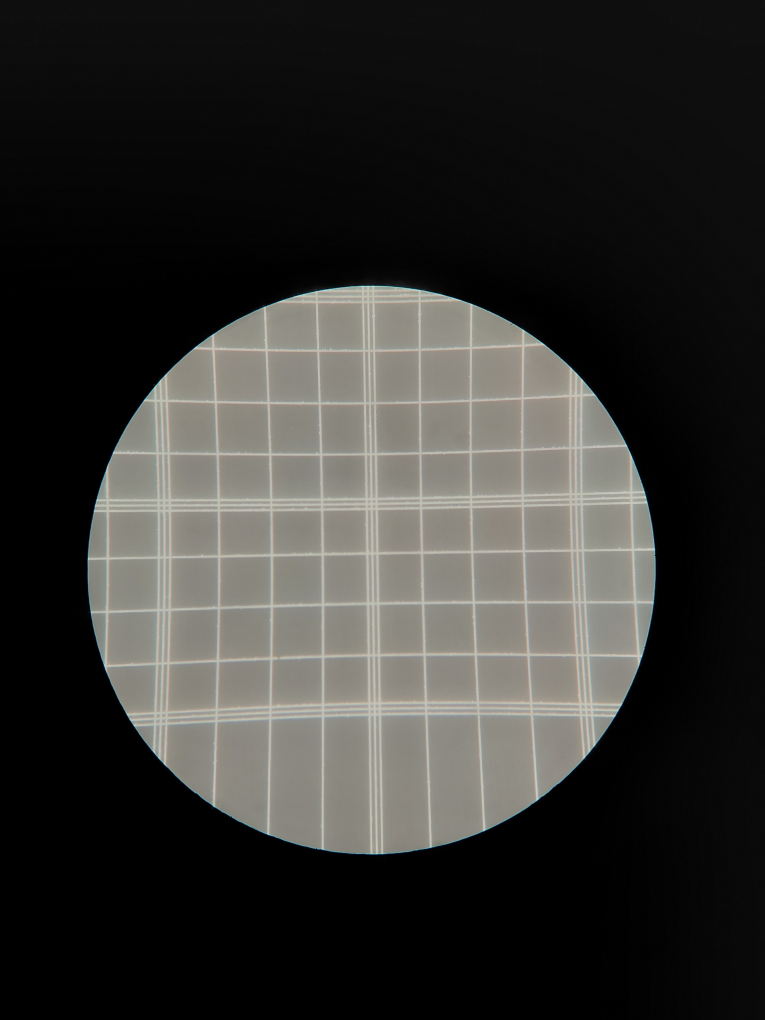
#> input picture Test_img/Error01.jpg, 3060 x 4080 px (shown at 1/4 size)
$ python -i Bai_toan_buong_dem_ver2.py   (imports and definitions only)
#> lines starting #> are read from the running program, lines starting #| are printed output that depends on the picture; after the words box and inside, x2 and y2 are one past the last pixel; in counts of white or black regions, pixels touching at a corner belong together
import cv2
import numpy as np
import sys
from pathlib import Path
from matplotlib import pyplot as plt
from collections import deque
import math


# -------------------------------------------------------------
# [5 lines left out: function Show_Histogram_Board, not called in this run]


def Find_suitable_threshold_ver2(img):
    h, bins = np.histogram(img.astype(np.uint8), range(255))
    h[:30] = [0] * 30
    L = 0
    R = 255
    M = (L + R) // 2
    BigSum = sum(h)
    while L < M < R:
        SmallSum = sum(h[:M])
        if SmallSum > BigSum * 0.7:
            R = M
        else:
            L = M
        M = (L + R) // 2
    return M


def Erode(img, size=5, repeat=1):
    kernel = np.ones((size, size), np.uint8)

    # The first parameter is the original image,
    # kernel is the matrix with which image is
    # convolved and third parameter is the number
    # of iterations, which will determine how much
    # you want to erode/dilate a given image.
    img_erosion = cv2.erode(img, kernel, iterations=repeat)
    return img_erosion


def Dilatation(img, size=5, repeat=1):
    kernel = np.ones((size, size), np.uint8)
    img_dilatation = cv2.dilate(img, kernel, iterations=repeat)
    return img_dilatation


def Contour(img, show_process=False, origin_img=None):
    rows, cols = img.shape
    Min_y = 0
    Max_y = rows
    while not any(img[Min_y]):
        Min_y += 1
    while not any(img[Max_y - 1]):
        Max_y -= 1
    Min_x = 0
    Max_x = cols
    while not any(img[Min_y:Max_y, Min_x]):
        Min_x += 1
    while not any(img[Min_y:Max_y, Max_x - 1]):
        Max_x -= 1
    # if show_process:
    #     cv2.rectangle(origin_img, (Min_x, Min_y), (Max_x, Max_y), (255, 255, 0), 5)
    Big_S = (Max_y - Min_y) * (Max_x - Min_x)
    img = ~img
    contours, hierarchy = cv2.findContours(img, 1, 2)
    Big_box = [[None]]
    Areas = list()
    for cnt in contours:
        x, y, w, h = cv2.boundingRect(cnt)
        rect = cv2.minAreaRect(cnt)
        box = cv2.boxPoints(rect)
        box = np.intp(box)
        area = cv2.contourArea(box)
        Areas.append(area / Big_S)
        if Big_S * 0.2 <= area <= Big_S * 0.3:
            Big_box = box.copy()
            # [24 lines of commented-out code are left out]
            break
    # [4 lines of commented-out code are left out]
    return Big_box


def Binary_Threshold(img, threshold=180):
    ret, th2 = cv2.threshold(img, threshold, 255, cv2.THRESH_BINARY)
    return th2


def Load_img(win_path):
    path_universal = Path(win_path)
    img = cv2.imread(path_universal, cv2.IMREAD_GRAYSCALE)
    assert img is not None, "file could not be read, check with os.path.exists()"
    return img


def Load_img_in_color(win_path):
    path_universal = Path(win_path)
    img = cv2.imread(path_universal)
    assert img is not None, "file could not be read, check with os.path.exists()"
    return img


# [37 lines left out: function Count_nonzero_num, not called in this run]


def Adjust_Big_square_coordinates(Big_box, bin_img, show_process=False):
    Stop = False
    Loop_time = 0
    Centre_of_Big_box = [
        sum([Big_box[i][0] for i in range(4)]) / 4,
        sum([Big_box[i][1] for i in range(4)]) / 4,
    ]
    Important_area = Big_box.copy()
    for i in range(4):
        Important_area[i][0] = (
            Centre_of_Big_box[0] + (Big_box[i][0] - Centre_of_Big_box[0]) * 1.02
        )
        Important_area[i][1] = (
            Centre_of_Big_box[1] + (Big_box[i][1] - Centre_of_Big_box[1]) * 1.02  # 0.95
        )

    maskImage = np.zeros(bin_img.shape, dtype=np.uint8)
    # plt.figure(figsize=(10, 10))
    # plt.imshow(maskImage, cmap=plt.cm.gray)
    # plt.show()
    cv2.drawContours(maskImage, [Important_area], 0, 255, -1)
    bin_img = cv2.bitwise_and(bin_img, maskImage)

    plt.figure(figsize=(10, 10))
    plt.imshow(bin_img, cmap=plt.cm.gray)
    plt.show()

    temp_bin_img = bin_img.copy()
    NonZero_num = Count_nonzero_num(Big_box, temp_bin_img)
    # if show_process:
    #     print("====== Non Zero num: ", NonZero_num, "    =============== !")

    while not Stop:
        Best_way = [-1, -1, -1]
        for i in range(4):
            for offset_x in range(-10, 11, 1):  # -10,11,1  -11,12,2
                for offset_y in range(-10, 11, 1):  # -10,11,1
                    if offset_x == offset_y == 0:
                        continue
                    temp_bin_img = bin_img.copy()
                    Big_box[i][0] += offset_x
                    Big_box[i][1] += offset_y
                    temp_NonZero_num = Count_nonzero_num(
                        Big_box, temp_bin_img, show_process=False
                    )
                    if temp_NonZero_num < NonZero_num:
                        NonZero_num = temp_NonZero_num
                        Best_way = [offset_x, offset_y, i]
                        # Count_nonzero_num(Big_box, temp_bin_img, show_process=True)
                    Big_box[i][0] -= offset_x
                    Big_box[i][1] -= offset_y
        if Best_way != [-1, -1, -1]:

            Big_box[Best_way[2]][0] += Best_way[0]
            Big_box[Best_way[2]][1] += Best_way[1]
            # if show_process:
            #     print("Best way: ", Best_way)
            #     Count_nonzero_num(Big_box, temp_bin_img, show_process=True)
        else:
            break
        Loop_time += 1
        if Loop_time == 50:
            Stop = True
            if show_process:
                print("----    Stop by time out    ------------------")
    # if show_process:
    #     print("Best Ans:", NonZero_num, "Loop time", Loop_time, "   =============\n\n")
    return Big_box


# [428 lines left out: functions Collect_related_points, Collect_points_in_same_coordinate, Smallest_area, Count_0_125, Adjust_point_coordinate, Adjust_Small_squares_coordinates and 5 more, not called in this run]


def Process_with_path(win_path, show_process=False):
    img = Load_img(win_path)
    origin_img = Load_img_in_color(win_path)
#> in Load_img_in_color, img is the input picture: shape (4080, 3060, 3); mean B, G, R 48.7, 51.5, 52.2
    rows, cols = img.shape
#> rows = 4080; cols = 3060
    Threshold = Find_suitable_threshold_ver2(img)
#> in Find_suitable_threshold_ver2, `h, bins = np.histogram(img.astype(np.uint8), range(255))`: h = 254 values, max 3129002 at index 0, min 0 at index 222, mean 49152.8; bins = 255 values from 0 to 254
#> in Find_suitable_threshold_ver2, `BigSum = sum(h)`: BigSum = 4065644
#> the loop in Find_suitable_threshold_ver2, `while L < M < R:` made 8 passes
#> SmallSum on passes 1 to 8: 12623, 3976016, 3377610, 2203464, 3067215, 2782489, 2946682, 2871653
#> Threshold = 147
    img = Binary_Threshold(img, Threshold)
#> in Binary_Threshold, `ret, th2 = cv2.threshold(img, threshold, 255, cv2.THRESH_BINARY)`:
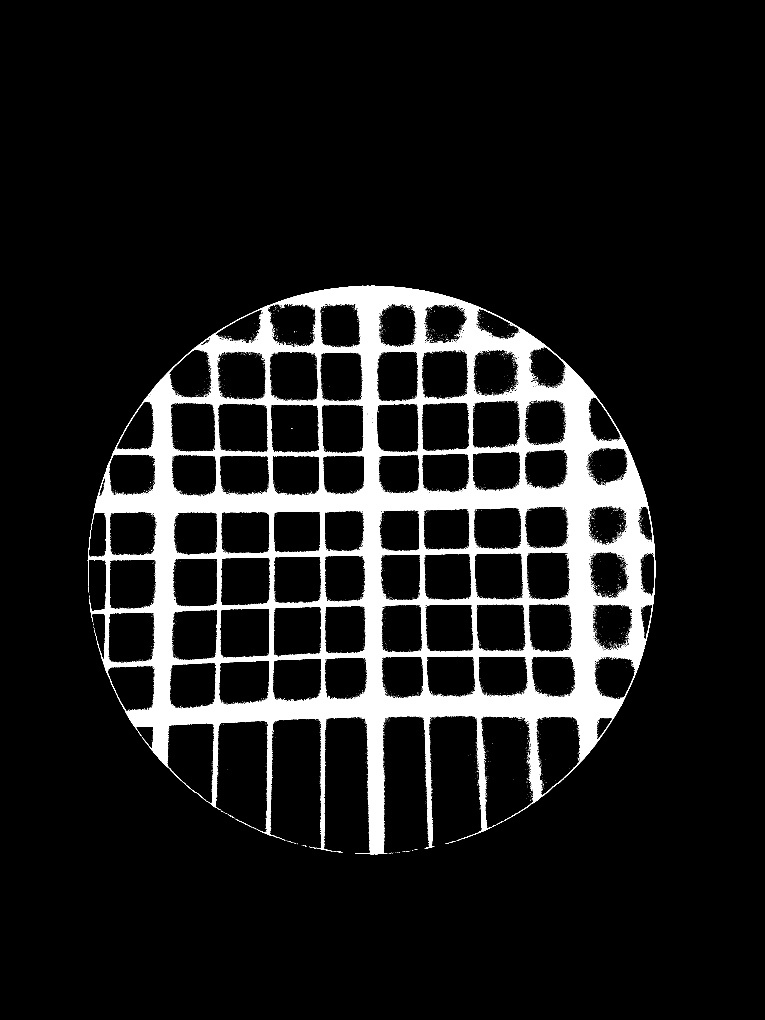
#> th2: shape (4080, 3060) (shown at 1/4 size); 9.6% white; 8844 white regions (8791 under 20 px), largest, box (x1, y1, x2, y2) and area: (351, 1143, 2621, 3417) 1171152, (943, 3276, 1003, 3307) 97, (357, 2108, 366, 2167) 89
    BigSquareImg = Dilatation(img, size=3, repeat=6)
#> in Dilatation, `img_dilatation = cv2.dilate(img, kernel, iterations=repeat)`:
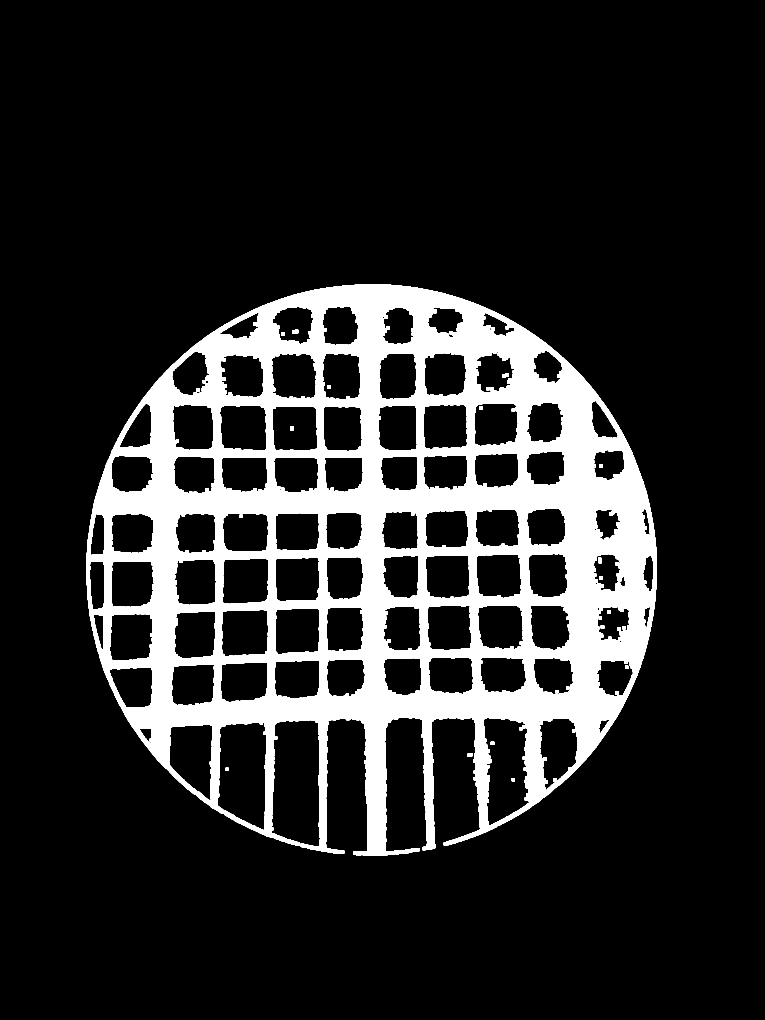
#> img_dilatation: shape (4080, 3060) (shown at 1/4 size); 15.4% white; 33 white regions, largest, box (x1, y1, x2, y2) and area: (345, 1137, 2627, 3423) 1921366, (1170, 1319, 1193, 1335) 341, (2010, 1494, 2035, 1511) 329
    BigSquareImg = Erode(BigSquareImg, size=3, repeat=12)
#> in Erode, `img_erosion = cv2.erode(img, kernel, iterations=repeat)`:
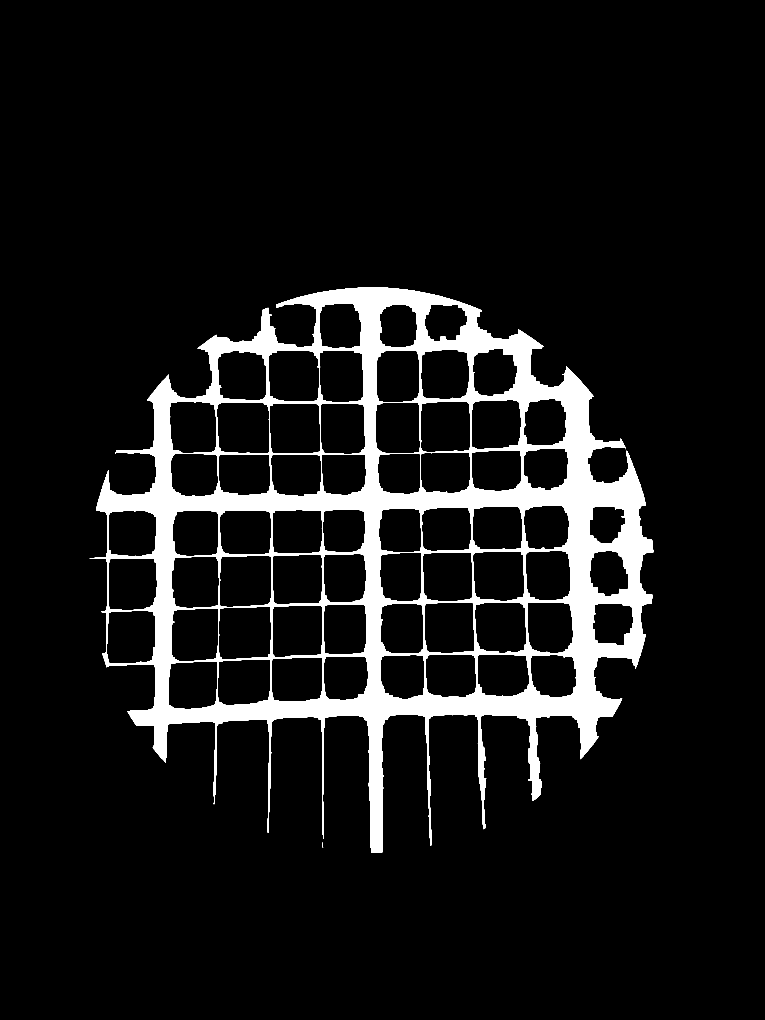
#> img_erosion: shape (4080, 3060) (shown at 1/4 size); 8.3% white; 4 white regions (2 under 20 px), largest, box (x1, y1, x2, y2) and area: (359, 1149, 2613, 3411) 1032160, (1291, 3369, 1293, 3391) 23
    BigSquareImg = Dilatation(BigSquareImg, size=3, repeat=6)
#> call 2 of Dilatation, with size = 3, repeat = 6
#> in Dilatation (call 2), `img_dilatation = cv2.dilate(img, kernel, iterations=repeat)`:
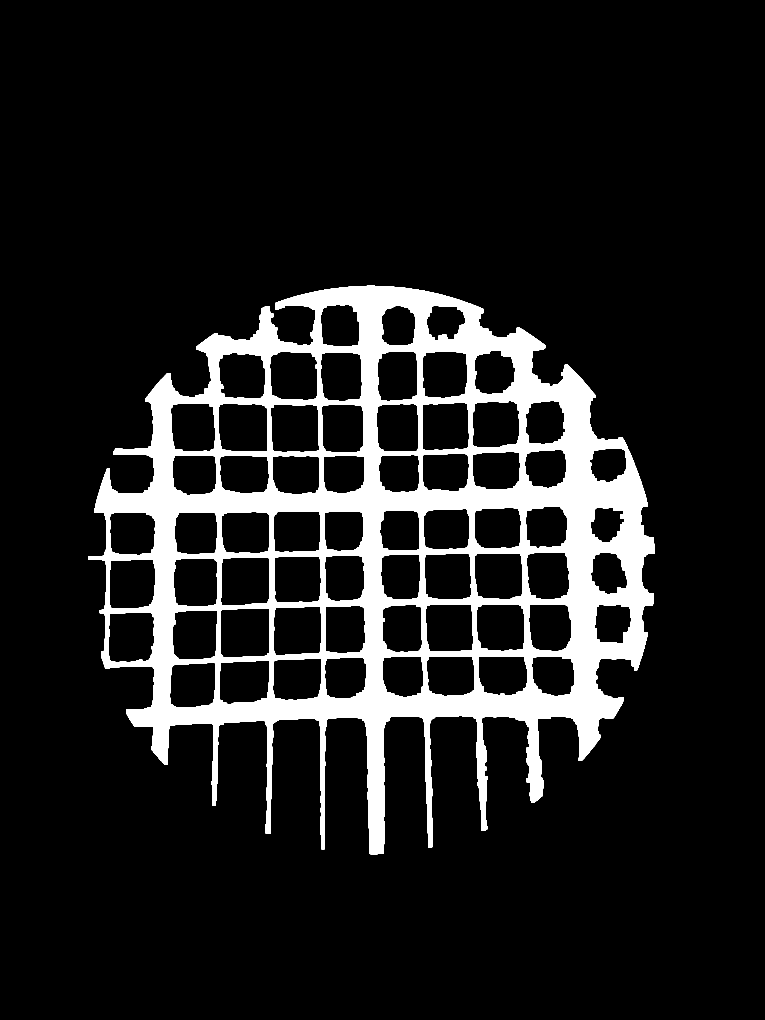
#> img_dilatation: shape (4080, 3060) (shown at 1/4 size); 11.4% white; 2 white regions, box (x1, y1, x2, y2) and area: (353, 1143, 2619, 3417) 1425149, (1285, 3363, 1299, 3397) 455

    Big_box = Contour(
        BigSquareImg, show_process=show_process, origin_img=origin_img.copy()
    )
#> after the loop in Contour, `while not any(img[Min_y]):`: Min_y = 1143
#> the loop in Contour, `while not any(img[Max_y - 1]):` made 663 passes
#> Max_y on passes 1 to 3: 4079, 4078, 4077
#> after the loop in Contour, `while not any(img[Max_y - 1]):`: Max_y = 3417
#> after the loop in Contour, `while not any(img[Min_y:Max_y, Min_x]):`: Min_x = 353
#> the loop in Contour, `while not any(img[Min_y:Max_y, Max_x - 1]):` made 441 passes
#> Max_x on passes 1 to 3: 3059, 3058, 3057
#> after the loop in Contour, `while not any(img[Min_y:Max_y, Max_x - 1]):`: Max_x = 2619
#> in Contour, `Big_S = (Max_y - Min_y) * (Max_x - Min_x)`: Big_S = 5152884
#> in Contour, `img = ~img`:
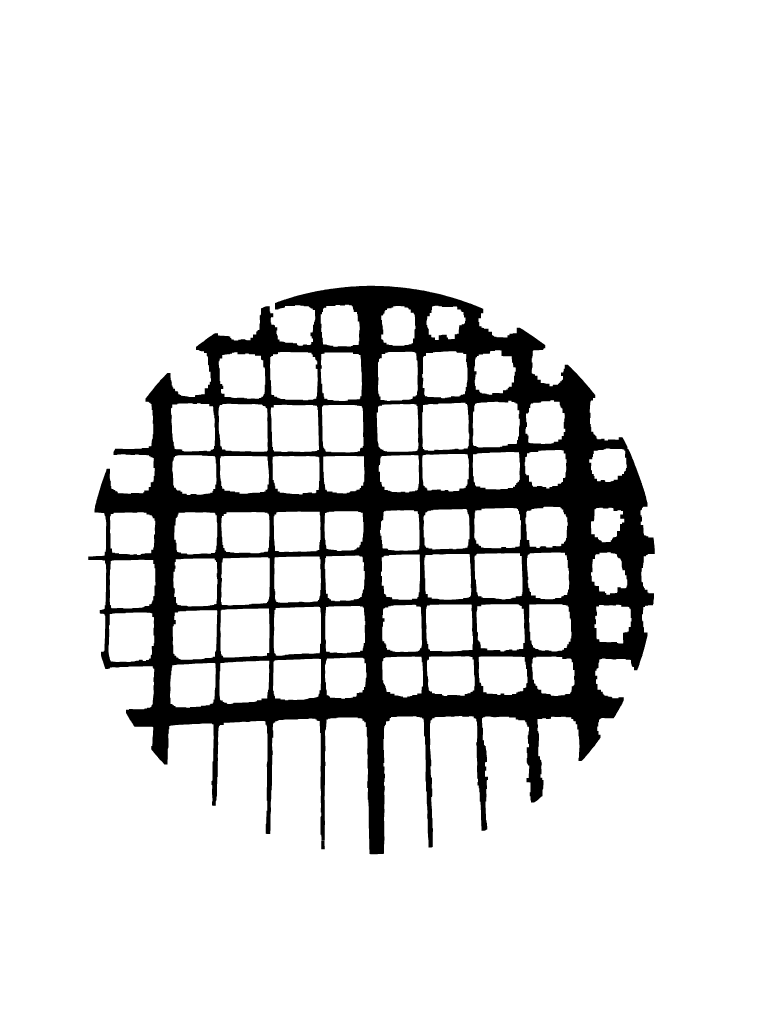
#> img: shape (4080, 3060) (shown at 1/4 size); 88.6% white; 2 black regions
#> in Contour, `contours, hierarchy = cv2.findContours(img, 1, 2)`: contours = 67 contours; largest, box (x1, y1, x2, y2) and area: (0, 0, 3060, 4080) 12477661, (352, 1142, 2620, 3418) 3212609, (881, 2434, 1078, 2630) 36655, (874, 1615, 1071, 1807) 35545, (884, 2229, 1079, 2422) 35362
#> the loop in Contour, `for cnt in contours:` made 67 passes
#> (x, y, w, h, rect, box, area) on passes 1 to 5: (1284, 3362, 16, 36, ((1291.5, 3379.5), (35, 15), -90), [[1299, 3397], [1284, 3397], [1284, 3362], [1299, 3362]], 525), (680, 2652, 183, 179, ((771, 2741), (178, 182), -90), [[862, 2830], [680, 2830], [680, 2652], [862, 2652]], 32396), (878, 2643, 199, 173, ((977.6, 2729.1), (203.1, 167.6), -2.16), [[879, 2816], [872, 2649], [1075, 2641], [1082, 2809]], 34055), (1092, 2635, 192, 166, ((1187.5, 2717.5), (165, 191), -90), [[1283, 2800], [1092, 2800], [1092, 2635], [1283, 2635]], 31515), (1300, 2631, 166, 164, ((1382.5, 2712.5), (163, 165), -90), [[1465, 2794], [1300, 2794], [1300, 2631], [1465, 2631]], 26895)
#> (x, y, w, h) on pass 55: (1891, 1603, 188, 187)
    Big_box = Adjust_Big_square_coordinates(Big_box, img, show_process=show_process)
    # img = Clear_Outside(img, Big_box)
    # ------------- NEW WAY TO CAL SMALL BOXES
    Offset = (0, 93 / 386, 0.5, 293 / 386, 1)  # [0, 9 / 38, 0.5, 29 / 38, 1]
    Small_boxes = list()
    Vector_AB = [Big_box[1][0] - Big_box[0][0], Big_box[1][1] - Big_box[0][1]]
    Vector_DC = [Big_box[2][0] - Big_box[3][0], Big_box[2][1] - Big_box[3][1]]
    Main_Lines = list()
    for i in Offset:
        A_Point = [Big_box[0][0] + Vector_AB[0] * i, Big_box[0][1] + Vector_AB[1] * i]
        C_Point = [Big_box[3][0] + Vector_DC[0] * i, Big_box[3][1] + Vector_DC[1] * i]
        Main_Lines.append((A_Point, C_Point[0] - A_Point[0], C_Point[1] - A_Point[1]))
    for OffsetID in range(1, 5):
        for MainLineID in range(1, 5):
            Temp_arr = list()
            for i, j in ((-1, -1), (0, -1), (0, 0), (-1, 0)):
                Temp_arr.append(
                    [
                        round(
                            Main_Lines[MainLineID + i][0][0]
                            + Main_Lines[MainLineID + i][1] * Offset[OffsetID + j]
                        ),
                        round(
                            Main_Lines[MainLineID + i][0][1]
                            + Main_Lines[MainLineID + i][2] * Offset[OffsetID + j]
                        ),
                    ]
                )
            Small_boxes.append(Temp_arr)
    # [7 lines of commented-out code are left out]
    Small_boxes = [np.array(i) for i in Small_boxes]
    # print(Small_boxes, "<=======")
    if show_process:
        color = [(255, 0, 0)] + [(0, 0, 255), (0, 0, 255), (0, 0, 255)] * 6
        i = 0
        for box in Small_boxes:
            cv2.drawContours(origin_img, [box], 0, color[i], 2)
            i += 1
        plt.figure(figsize=(10, 10))
        plt.imshow(origin_img, cmap=plt.cm.gray)
        plt.show()
    if show_process:
        return origin_img
    return Big_box, Small_boxes


# ---------------------------------------------------------------------------------------------------------
# [25 lines left out: functions isInsideTriangle, Check_inside, not called in this run]


def Cal_dist(A, B):
    return math.sqrt(pow(A[0] - B[0], 2) + pow(A[1] - B[1], 2))


# [137 lines left out: functions Check_in_line, In_which_box, Show_Contour, Count_Yeast_in_16_Squares, not called in this run]

#> (the run stopped early here; a loop or call above may not have finished)
